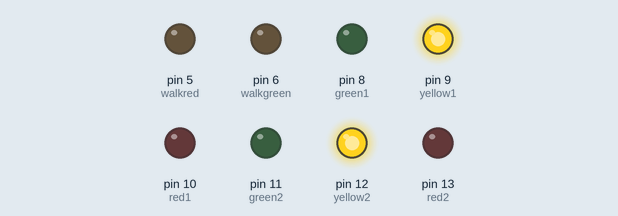
A sketch run on a simulated Arduino Uno, built with avr-gcc and run on an emulated ATmega328P. Shown: output pins drawn as LEDs (lit = HIGH).

Above: at 2.5 s.
At 7.5 s:
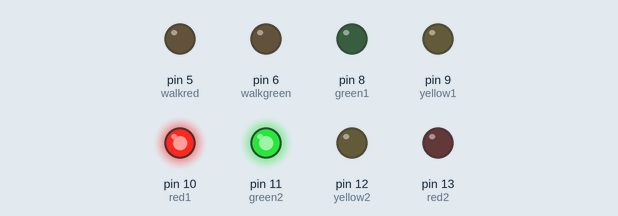
At 11.5 s:
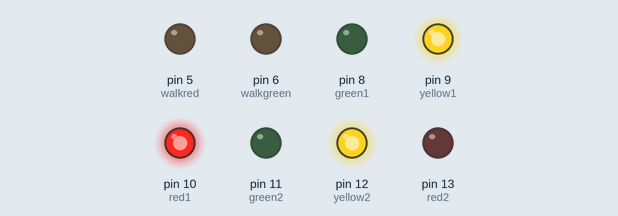
At 15.5 s:
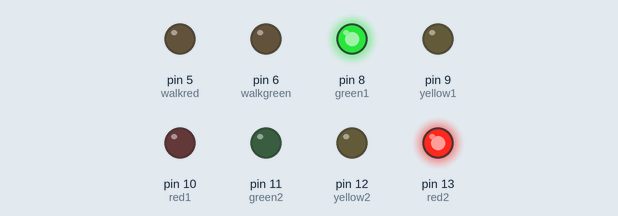
At 20.5 s:
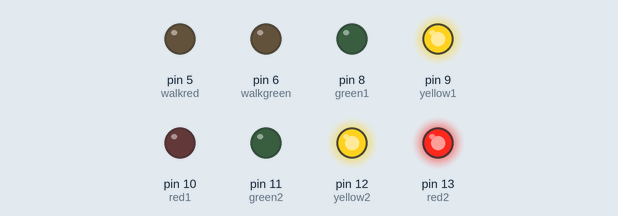
Timing chart, 0 to 23.4 s (numbered marks = the images above):
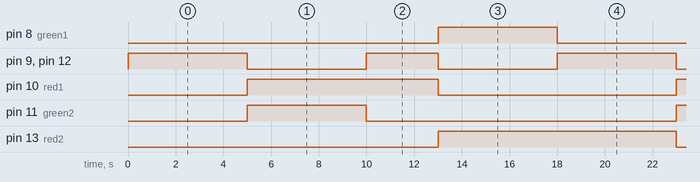

Measured:
- by itself, pin 8 (green1), pin 11 (green2): alternates HIGH for 5.0 s and LOW for 13.0 s
- by itself, pin 9 (yellow1), pin 12 (yellow2): repeats every 18.0 s: LOW 5.0 s, HIGH 3.0 s, LOW 5.0 s, HIGH 5.0 s
- by itself, pin 10 (red1): alternates HIGH for 8.0 s and LOW for 10.0 s
- by itself, pin 13 (red2): alternates HIGH for 10.0 s and LOW for 8.0 s

The sketch:

TrafikklysKnapp.ino
```cpp
// light one
int red1 = 10;
int yellow1 = 9;
int green1 = 8;
// light two
int red2 = 13;
int yellow2 = 12;
int green2 = 11;

// walk button
int walkgreen = 6;
int walkred = 5;

int buttonPin = 7;
int buttonState = 0;

void ButtonCheck()
{
  buttonState = HIGH;
}

void setup() {
  	pinMode(buttonPin, INPUT);
  	Serial.begin(9600);
	// light one
	pinMode(red1, OUTPUT);
	pinMode(yellow1, OUTPUT);
	pinMode(green1, OUTPUT);
	// light two
	pinMode(red2, OUTPUT);
	pinMode(yellow2, OUTPUT);
	pinMode(green2, OUTPUT);
  	// walk light
  	pinMode(walkgreen, OUTPUT);
  	pinMode(walkred, OUTPUT);

  	attachInterrupt(digitalPinToInterrupt(buttonPin), ButtonCheck, RISING);
}

void changeLights() {
	// turn both yellows on
	digitalWrite(green1, LOW);
	digitalWrite(yellow1, HIGH);
	digitalWrite(yellow2, HIGH);
	delay(5000);
	// turn both yellows off, and opposite green and red
	digitalWrite(yellow1, LOW);
	digitalWrite(red1, HIGH);
	digitalWrite(yellow2, LOW);
	digitalWrite(red2, LOW);
	digitalWrite(green2, HIGH);
	delay(5000);
	// both yellows on again
	digitalWrite(yellow1, HIGH);
	digitalWrite(yellow2, HIGH);
	digitalWrite(green2, LOW);
	delay(3000);
	// turn both yellows off, and opposite green and red
	digitalWrite(green1, HIGH);
	digitalWrite(yellow1, LOW);
	digitalWrite(red1, LOW);
	digitalWrite(yellow2, LOW);
	digitalWrite(red2, HIGH);
	delay(5000);
}

void walkingPerson() {
	digitalWrite(walkgreen, HIGH);
	digitalWrite(yellow2, HIGH);
	digitalWrite(yellow1, HIGH);
	delay(500);
	digitalWrite(green2, LOW);
	digitalWrite(green1, LOW);
	delay(500);
	digitalWrite(yellow2, LOW);
	digitalWrite(yellow1, LOW);
	digitalWrite(walkred, LOW);
	digitalWrite(red2, HIGH);
	digitalWrite(red1, HIGH);
}

void loop()
{
  if (buttonState == HIGH)
  {
    walkingPerson();
    buttonState = LOW;  // Reset buttonState after executing the WalkingPerson function
  }
  else
  {
    changeLights();
  }
}
```
